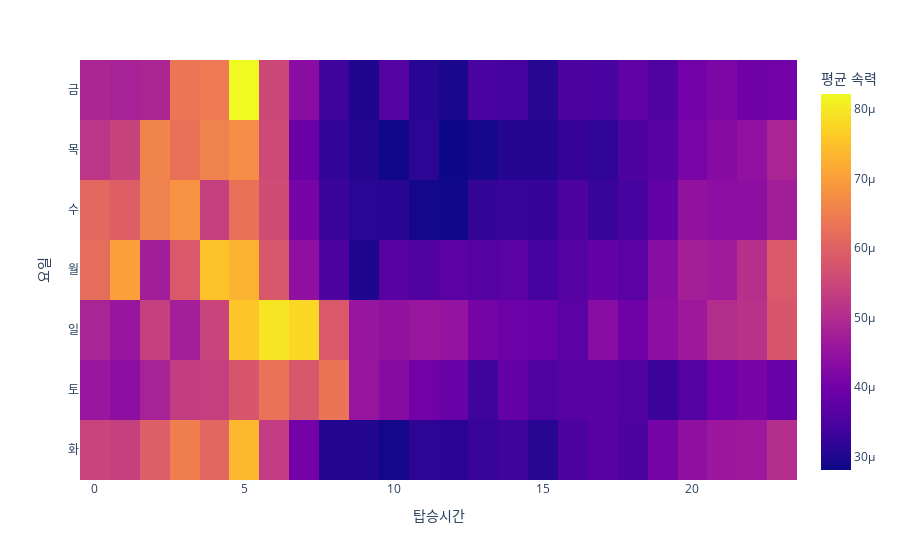

Write notebook code for a chart like this one.
### Code cell
pivot_table = df.pivot_table(values='speed', index='dayofweek_kr', columns='pickup_hour', aggfunc='mean')

fig1 = px.imshow(pivot_table, labels=dict(color="평균 속력"), x=pivot_table.columns, y=pivot_table.index)

fig1.update_layout(
    xaxis_title="탑승시간",
    yaxis_title="요일",
    # title="탑승시간과 요일에 따른 평균 속력"
)

fig1.show()

### Figure 1 — Plotly figure (JSON) as saved in the notebook; plotly's stock layout.template omitted (floating-point values rounded to 4 significant figures; data arrays with more than 128 entries replaced by an {"elided": "..."} marker saying what was removed)
{"data": [{"coloraxis": "coloraxis", "hovertemplate": "pickup_hour: %{x}<br>dayofweek_kr: %{y}<br>평균 속력: %{z}<extra></extra>", "name": "0", "type": "heatmap", "x": [0, 1, 2, 3, 4, 5, 6, 7, 8, 9, 10, 11, 12, 13, 14, 15, 16, 17, 18, 19, 20, 21, 22, 23], "xaxis": "x", "y": ["금", "목", "수", "월", "일", "토", "화"], "yaxis": "y", "z": {"elided": "7x24 float values"}}], "layout": {"autosize": true, "coloraxis": {"colorbar": {"title": {"text": "평균 속력"}}, "colorscale": [[0, "#0d0887"], [0.1111, "#46039f"], [0.2222, "#7201a8"], [0.3333, "#9c179e"], [0.4444, "#bd3786"], [0.5556, "#d8576b"], [0.6667, "#ed7953"], [0.7778, "#fb9f3a"], [0.8889, "#fdca26"], [1, "#f0f921"]]}, "margin": {"t": 60}, "xaxis": {"anchor": "y", "autorange": true, "constrain": "domain", "domain": [0, 1], "range": [-0.5, 23.5], "scaleanchor": "y", "title": {"text": "탑승시간"}, "type": "linear"}, "yaxis": {"anchor": "x", "autorange": true, "constrain": "domain", "domain": [0, 1], "range": [6.5, -0.5], "title": {"text": "요일"}, "type": "category"}}}
